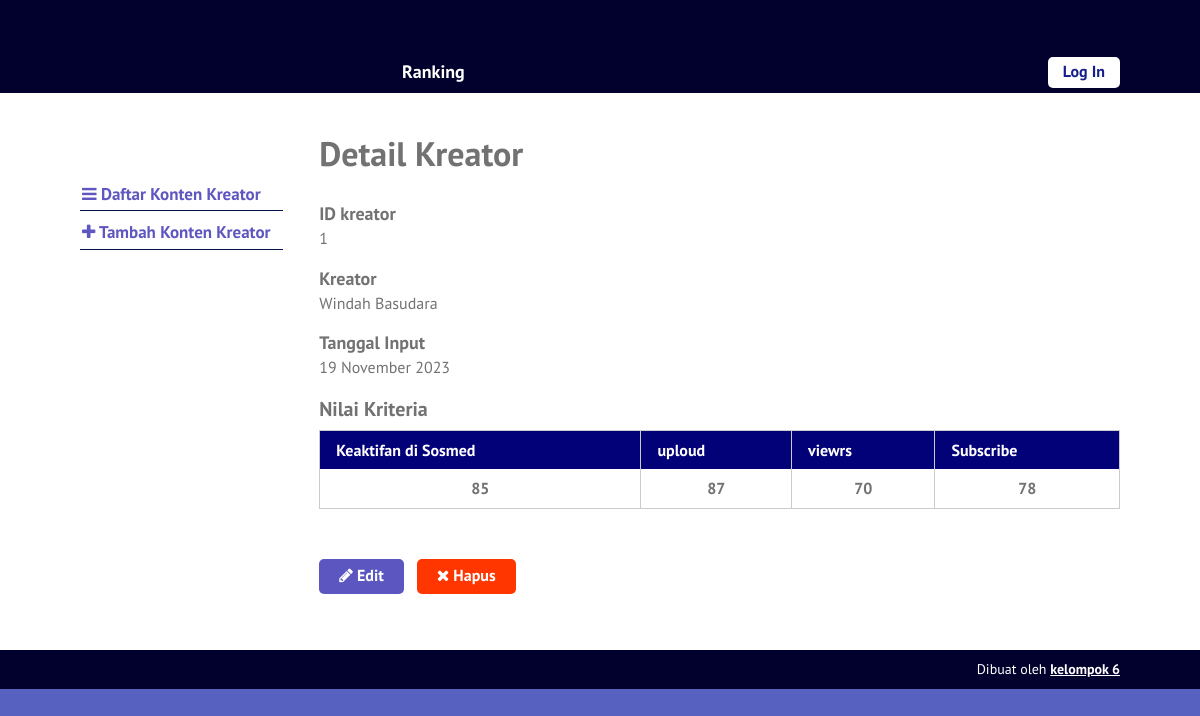
/single-atlet.php?id=19, run on the app's committed database.
### tables this page shows
CREATE TABLE `atlet` (
  `id_atlet` int(10) NOT NULL,
  `nomor_atlet` varchar(10) NOT NULL,
  `nama_atlet` varchar(50) NOT NULL,
  `tanggal_input` date NOT NULL
);

CREATE TABLE `nilai_atlet` (
  `id_nilai_atlet` int(11) NOT NULL,
  `id_atlet` int(10) NOT NULL,
  `id_kriteria` int(10) NOT NULL,
  `nilai` float NOT NULL
);

CREATE TABLE `kriteria` (
  `id_kriteria` int(10) NOT NULL,
  `nama` varchar(30) NOT NULL,
  `type` enum('benefit','cost') NOT NULL,
  `bobot` float NOT NULL,
  `ada_pilihan` tinyint(1) DEFAULT NULL,
  `urutan_order` int(2) NOT NULL
);

### single-atlet.php (the view, shortened to what this page needs)
<?php require_once('includes/init.php'); ?>
<?php
$ada_error = false;
$result = '';
$id_atlet = (isset($_GET['id'])) ? trim($_GET['id']) : '';
if(!$id_atlet) {
	$ada_error = 'Maaf, data tidak dapat diproses.';
} else {
	$query = $pdo->prepare('SELECT * FROM atlet WHERE id_atlet = :id_atlet');
	$query->execute(array('id_atlet' => $id_atlet));
	$result = $query->fetch();
}
?>
<?php
$judul_page = 'Detail Kreator';
require_once('template-parts/header.php');
?>
	<div class="main-content-row">
	<div class="container clearfix">
		<?php include_once('template-parts/sidebar-atlet.php'); ?>
		<div class="main-content the-content">
			<h1><?php echo $judul_page; ?></h1>
			<?php if($ada_error): ?>
				<?php echo '<p>'.$ada_error.'</p>'; ?>
			<?php elseif(!empty($result)): ?>
				<h4>ID kreator</h4>
				<p><?php echo $result['nomor_atlet']; ?></p>
				<h4>Kreator</h4>
				<p><?php echo nl2br($result['nama_atlet']); ?></p>
				<h4>Tanggal Input</h4>
				<p><?php
					$tgl = strtotime($result['tanggal_input']);
					echo date('j F Y', $tgl);
				?></p>
				<?php
				$query2 = $pdo->prepare('SELECT nilai_atlet.nilai AS nilai, kriteria.nama AS nama FROM kriteria
				LEFT JOIN nilai_atlet ON nilai_atlet.id_kriteria = kriteria.id_kriteria
				AND nilai_atlet.id_atlet = :id_atlet ORDER BY kriteria.urutan_order ASC');
				$query2->execute(array(
					'id_atlet' => $id_atlet
				));
				$query2->setFetchMode(PDO::FETCH_ASSOC);
				$kriterias = $query2->fetchAll();
				if(!empty($kriterias)):
				?>
					<h3>Nilai Kriteria</h3>
					<table class="pure-table">
						<thead>
							<tr>
								<?php foreach($kriterias as $kriteria ): ?>
									<th><?php echo $kriteria['nama']; ?></th>
								<?php endforeach; ?>
							</tr>
						</thead>
						<tbody>
							<tr>
								<?php foreach($kriterias as $kriteria ): ?>
									<th><?php echo ($kriteria['nilai']) ? $kriteria['nilai'] : 0; ?></th>
								<?php endforeach; ?>
							</tr>
						</tbody>
					</table>
				<?php
				endif;
				?>
				<p><a href="edit-atlet.php?id=<?php echo $id_atlet; ?>" class="button"><span class="fa fa-pencil"></span> Edit</a> &nbsp; <a href="hapus-atlet.php?id=<?php echo $id_atlet; ?>" class="button button-red yaqin-hapus"><span class="fa fa-times"></span> Hapus</a></p>
			<?php endif; ?>
		</div>
	</div>
	</div>
<?php
require_once('template-parts/footer.php');

### stylesheets/style.css (style rules this page uses)
html,body,div,span,applet,object,iframe,h1,h2,h3,h4,h5,h6,p,blockquote,pre,a,abbr,acronym,address,big,cite,code,del,dfn,em,img,ins,kbd,q,s,samp,small,strike,strong,sub,sup,tt,var,b,u,i,center,dl,dt,dd,ol,ul,li,fieldset,form,label,legend,table,caption,tbody,tfoot,thead,tr,th,td,article,aside,canvas,details,embed,figure,figcaption,footer,header,hgroup,menu,nav,output,ruby,section,summary,time,mark,audio,video { margin:0;padding:0;border:0;font-size:100%;vertical-align:baseline }
body { line-height:1 }
table { border-collapse:collapse;border-spacing:0 }
*,*:before,*:after { -moz-box-sizing:border-box;-webkit-box-sizing:border-box;box-sizing:border-box }
.clearfix:before,.clearfix:after { content:" ";display:table }
.clear,.clearfix:after { clear:both }
a { color:#5f56c0;text-decoration:none }
.container { max-width:1100px;margin:0 auto;position:relative;padding:0 30px }
body { background:#5661c0;font-family:"PT Sans",sans-serif;color:#727272;font-size:14px;line-height:1.3;font-weight:500 }
h1,h2,h3,h4,h5,h6 { font-weight:300 }
.pure-table { border-collapse:collapse;border-spacing:0;empty-cells:show;border:1px solid #cbcbcb;width:100% }
.pure-table td,.pure-table th { border-left:1px solid #cbcbcb;border-width:0 0 0 1px;font-size:inherit;margin:0;overflow:visible;padding:0.5em 1em }
.pure-table td:first-child,.pure-table th:first-child { border-left-width:0 }
.pure-table thead { background-color:#030178;color:#fff;text-align:left;vertical-align:bottom }
.pure-table thead th { color:#fff }
.the-content { font-size:16px;line-height:1.42857 }
.the-content a { color:#3c3391 }
.the-content h1,.the-content h2,.the-content h3,.the-content h4,.the-content h5,.the-content h6 { font-weight:700 }
.the-content h1 { font-size:34px;margin:0.8em 0 0.8em;padding:0;line-height:1.2 }
.the-content h3 { font-size:20px;margin:0.8em 0 0.3em }
.the-content h4 { font-size:18px;margin:0.8em 0 0 }
.the-content blockquote,.the-content table,.the-content p,.the-content ul,.the-content ol,.the-content dd,.the-content pre,.the-content iframe,.the-content .flxmap-container,.the-content hr { margin-bottom:1em }
.the-content table { margin-bottom:50px }
.the-content>h1:first-child,.the-content>h3:first-child,.the-content>h2:first-child { margin-top:0 }
.fa { display:inline-block;font:normal normal normal 14px/1 FontAwesome;font-size:inherit;text-rendering:auto;-webkit-font-smoothing:antialiased;-moz-osx-font-smoothing:grayscale }
.fa-remove:before,.fa-close:before,.fa-times:before { content:"\f00d" }
.fa-pencil:before { content:"\f040" }
button,a { -webkit-transition:all .2s ease;-moz-transition:all .2s ease;-o-transition:all .2s ease;transition:all 0.2s ease }
.the-content .button,.button { background:#5b56c0;color:#fff;display:inline-block;font-size:16px;font-weight:700;line-height:1.2;border:0;font-family:inherit;padding:7px 20px 9px;cursor:pointer;border-radius:5px }
.the-content .button-red,.button-red { background:#ff3600 }
.main-content { float:right;width:77%;padding:40px 0 }

### data on the page
atlet: nomor_atlet "1", nama_atlet "Windah Basudara", tanggal_input "19 November 2023"
nilai_atlet: id_kriteria.nama "Keaktifan di Sosmed", nilai "85"
nilai_atlet: id_kriteria.nama "uploud", nilai "87"
nilai_atlet: id_kriteria.nama "viewrs", nilai "70"
nilai_atlet: id_kriteria.nama "Subscribe", nilai "78"

### other printed values
$judul_page "Detail Kreator"
